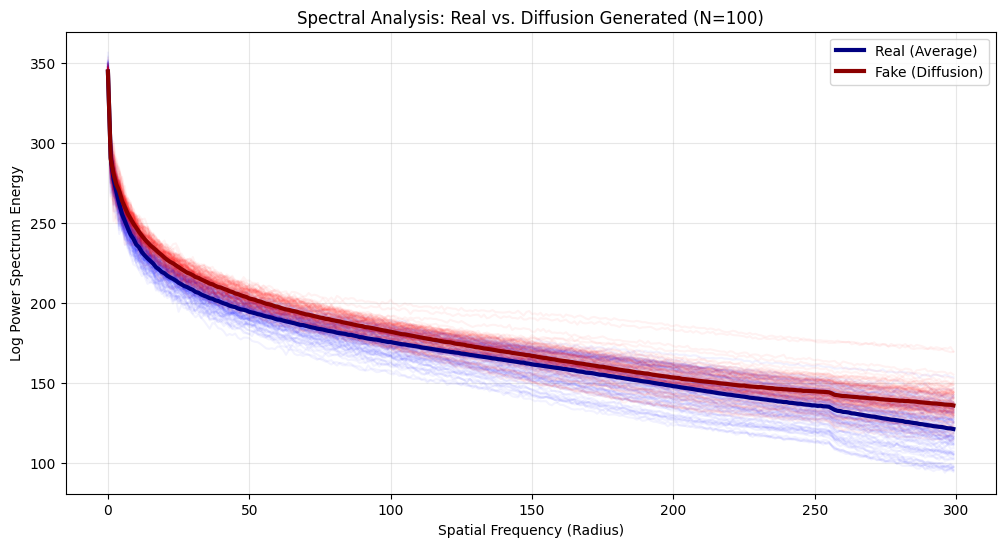

This figure's Python source:
#program to compare spectral images

import numpy as np
import matplotlib.pyplot as plt
from PIL import Image
import os
from scipy import stats

# 1. UPDATED CORE FUNCTION (With Resizing) ---

def get_radial_profile(img_path):
    """
    Computes the 1D Azimuthal Radial Profile.
    NOW INCLUDES: Resizing to 512x512 to ensure consistent array lengths.
    """
    try:
        # Load and convert to Grayscale
        img = Image.open(img_path).convert('L')
        
        # [FIX] Resize to fixed 512x512 so all spectra align mathematically
        img = img.resize((512, 512), Image.Resampling.LANCZOS)
        
        img_array = np.array(img)

        # Compute DFT
        f_transform = np.fft.fft2(img_array)
        f_shift = np.fft.fftshift(f_transform)
        magnitude_spectrum = 20 * np.log(np.abs(f_shift) + 1e-8)

        # Azimuthal Integration
        h, w = magnitude_spectrum.shape
        center_y, center_x = h // 2, w // 2
        y, x = np.indices((h, w))
        r = np.sqrt((x - center_x)**2 + (y - center_y)**2).astype(int)

        # Average energy per radius
        tbin = np.bincount(r.ravel(), magnitude_spectrum.ravel())
        nr = np.bincount(r.ravel())
        radial_profile = tbin / (nr + 1e-8)
        
        # Return exactly 300 bins to be safe
        return radial_profile[:300], magnitude_spectrum
        
    except Exception as e:
        print(f"Error processing {img_path}: {e}")
        return None, None

# 2. EXECUTION & VISUALIZATION ---

def compare_spectra(real_dir, fake_dir):
    real_files = [os.path.join(real_dir, f) for f in os.listdir(real_dir) if f.endswith(('.png', '.jpg', '.jpeg'))]
    fake_files = [os.path.join(fake_dir, f) for f in os.listdir(fake_dir) if f.endswith(('.png', '.jpg', '.jpeg'))]
    
    # Sort files to ensure deterministic order
    real_files.sort()
    fake_files.sort()

    print(f"Processing {len(real_files)} Real and {len(fake_files)} Fake images...")

    plt.figure(figsize=(12, 6))
    
    all_real_profiles = []
    all_fake_profiles = []

    # -- Process Real Images --
    for p in real_files:
        profile, _ = get_radial_profile(p)
        if profile is not None and len(profile) == 300:
            all_real_profiles.append(profile)
            plt.plot(profile, color='blue', alpha=0.05) # Lower alpha for 100 images

    # -- Process Fake Images --
    for p in fake_files:
        profile, _ = get_radial_profile(p)
        if profile is not None and len(profile) == 300:
            all_fake_profiles.append(profile)
            plt.plot(profile, color='red', alpha=0.05)

    # -- Plot Averages --
    if all_real_profiles:
        avg_real = np.mean(all_real_profiles, axis=0)
        plt.plot(avg_real, color='navy', linewidth=3, label='Real (Average)')

    if all_fake_profiles:
        avg_fake = np.mean(all_fake_profiles, axis=0)
        plt.plot(avg_fake, color='darkred', linewidth=3, label='Fake (Diffusion)')

    plt.title("Spectral Analysis: Real vs. Diffusion Generated (N=100)")
    plt.xlabel("Spatial Frequency (Radius)")
    plt.ylabel("Log Power Spectrum Energy")
    plt.legend()
    plt.grid(True, alpha=0.3)
    plt.show()

# 3. RUN AND COMPARE ---
compare_spectra('real_images_100', 'fake_images_100')
